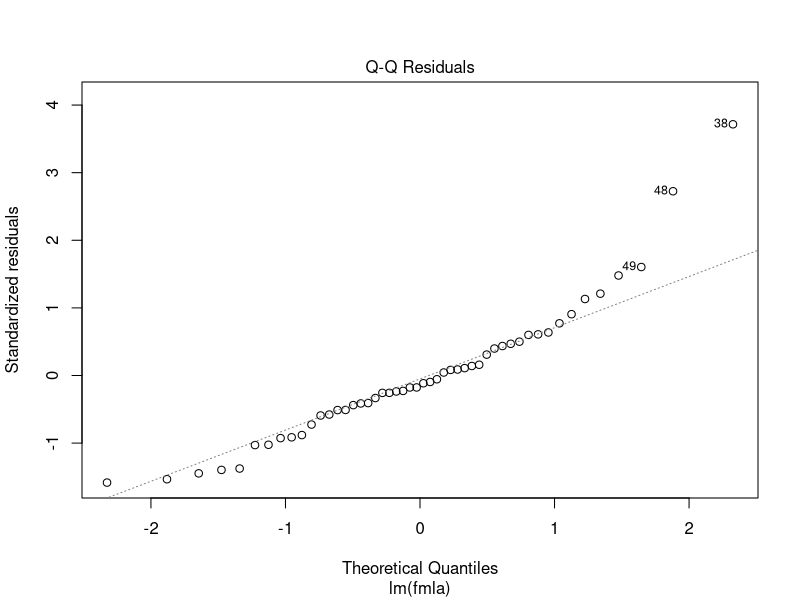
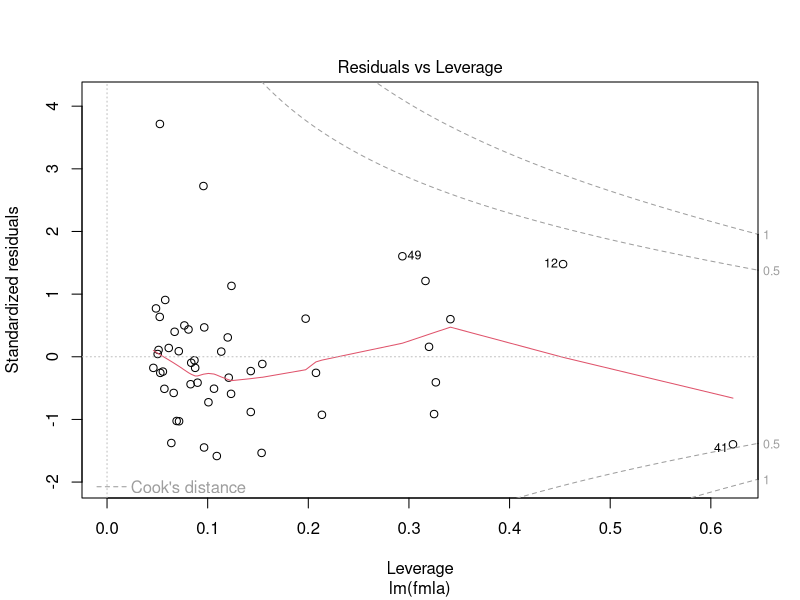

The R source for these figures, in order:
# Example code to demonstrate how to deal with multiple variables together
#
# Date: December 16, 2016
#
# Author: Naumaan Nayyar

# Clear workspace
rm(list=ls())

# Import required libraries
library(MASS)
library(car)

# import data from csv
mydata <- read.csv('Datasets/mlr06.csv')

# generate formula by handling variables together
xnam <- paste0("X", 2:7)
fmla <- as.formula(paste("X1 ~ ", paste(xnam, collapse= "+")))

# build lm model
model1 <- lm(fmla, data=mydata)
print(summary(model1))

# identify outliers (12, 38, 41, 48)
print(outlierTest(model1))
plot(model1,which=c(2,5))

# center independent variables about zero (fixes insignificant intercept issue etc.). Alternative to eval-parse code below is to use eval(as.name()) or get() with column numbers.
mydata.centered = data.frame(X1=mydata$X1)
varnames <- paste0("mydata$X", 2:7)
index.names <- paste0("X", 2:7)
for (i in 1:6){
	assign(index.names[i], eval(parse(text=varnames[i])) - mean(eval(parse(text=varnames[i]))))
	mydata.centered[index.names[i]] <- eval(as.name(index.names[i]))
}

# rebuild glm model with outliers removed
model1 <- lm(fmla, data=mydata.centered[-c(12,38,41,48),])
print(summary(model1))

# perform stepwise variable selection (controversial)
model1.stepboth <- stepAIC(model1, direction="both", trace=0)
print(summary(model1.stepboth))
